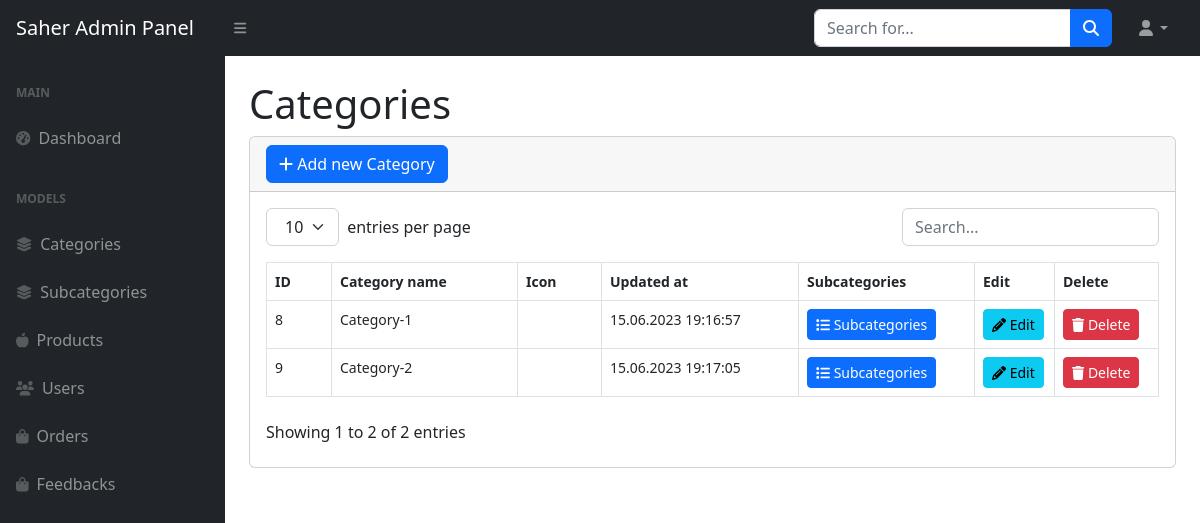
/adminpanel/categories/ (signed in), run on an earlier commit of the app's database.
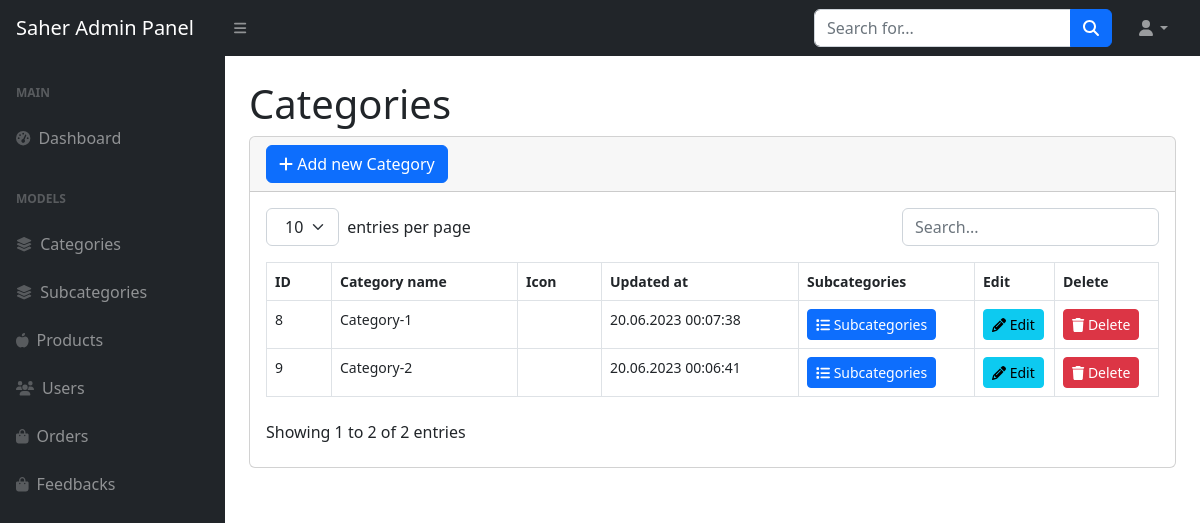
And on a later commit of the database.
### categories/models.py (models this page shows, shortened)
class Category(models.Model):
    name = models.CharField(max_length=50)
    icon = models.CharField(max_length=30)
    created_at = models.DateTimeField(auto_now_add=True)
    updated_at = models.DateTimeField(auto_now=True)

### adminpanel/views.py (the view)
# urls.py: path('categories/', include('categories.urls')),
@login_required(login_url='admin.login')
def categories(request):
    categories = Category.objects.all()
    context = {
        'categories':categories
    }
    return render(request, 'adminpanel/categories.html', context)

### Saher_app/context_processors.py (called while the page is built)
def include_categories(request):
    categories = Category.objects.all()
    subcategories = Subcategory.objects.all()
    if request.user.is_authenticated:
        shopping_cart, created =  Cart.objects.get_or_create(user = request.user, status = False)
    else:
        shopping_cart = None
    return {
        'categories': categories,
        'subcategories': subcategories,
        'shopping_cart': shopping_cart,
    }

### adminpanel/templates/adminpanel/categories.html (shortened to what this page needs)
{% extends 'adminpanel/main.html' %}
{% block main %}
<main>
    <div class="container-fluid px-4">
        <h1 class="mt-4">Categories</h1>
        <div class="card mb-4">
            <div class="card-header">
                <a class="btn btn-primary" href="{% url 'category.add' %}" role="button"> <i class="fa fa-plus" aria-hidden="true"></i> Add new Category</a>
            </div>
            <div class="card-body">
                <table id="datatablesSimple">
                    <thead>
                        <tr>
                            <th>ID</th>
                            <th>Category name</th>
                            <th>Icon</th>
                            <th>Updated at</th>
                            <th>Subcategories</th>
                            <th>Edit</th>
                            <th>Delete</th>
                        </tr>
                    </thead>
                    <tbody>
                        {% for category in categories %}
                        <tr>
                            <td>{{category.id}}</td>
                            <td>{{category.name}}</td>
                            <td> {{category.updated_at|date:"d.m.Y H:i:s"}}</td>
                            <td>
                                <a href="" class="btn btn-sm btn-primary"><i class="fa fa-list" aria-hidden="true"></i> Subcategories</a>
                            </td>
                            <td>
                                <a href="{% url 'category.edit' category.id %}" class="btn btn-sm btn-info"> <i class="fa fa-pencil" aria-hidden="true"></i> Edit</a>
                            </td>
                            <td>
                                <a href="{% url 'category.delete' category.id %}" class="btn btn-sm btn-danger"><i class="fa fa-trash" aria-hidden="true"></i> Delete</a>
                            </td>
                        </tr>
                        {% endfor %}
                    </tbody>
                </table>
            </div>
        </div>
    </div>
</main>
{% endblock main %}

What changed in the data, as far as the page shows it:
changed Category "Category-1": updated_at "15.06.2023 19:16:57" → "20.06.2023 00:07:38"
changed Category "Category-2": updated_at "15.06.2023 19:17:05" → "20.06.2023 00:06:41"
